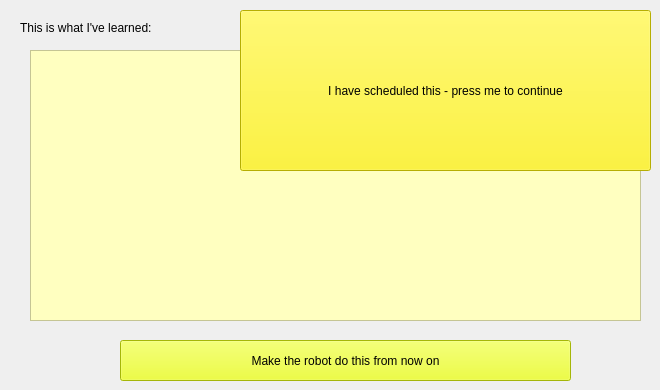
    <widget class="QWidget" name="tab_8">
     <attribute name="title">
      <string>Finish</string>
     </attribute>
     <widget class="QLabel" name="label_14">
      <property name="geometry">
       <rect>
        <x>20</x>
        <y>20</y>
        <width>291</width>
        <height>16</height>
       </rect>
      </property>
      <property name="text">
       <string>This is what I've learned:</string>
      </property>
     </widget>
     <widget class="QListView" name="finalListView">
      <property name="geometry">
       <rect>
        <x>30</x>
        <y>50</y>
        <width>611</width>
        <height>271</height>
       </rect>
      </property>
      <property name="styleSheet">
       <string notr="true">color: rgb(0, 0, 128);
background-color: rgb(255, 255, 192);</string>
      </property>
     </widget>
     <widget class="QPushButton" name="finalRememberPushButton">
      <property name="geometry">
       <rect>
        <x>120</x>
        <y>340</y>
        <width>451</width>
        <height>41</height>
       </rect>
      </property>
      <property name="styleSheet">
       <string notr="true">background-color: rgb(231, 255, 11);
color: rgb(0, 0, 0);</string>
      </property>
      <property name="text">
       <string>Make the robot do this from now on</string>
      </property>
     </widget>
     <widget class="QPushButton" name="allDonePushButton">
      <property name="geometry">
       <rect>
        <x>240</x>
        <y>10</y>
        <width>411</width>
        <height>161</height>
       </rect>
      </property>
      <property name="styleSheet">
       <string notr="true">background-color: rgb(255, 243, 3);</string>
      </property>
      <property name="text">
       <string>I have scheduled this - press me to continue</string>
      </property>
     </widget>
    </widget>
